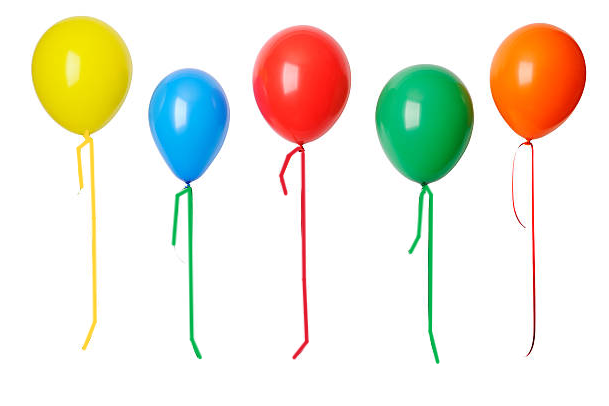
#> input picture 52100674_Lab2/52100674/bong.png, 609 x 406 px
$ python 2_1.py
#> lines starting #> are read from the running program, lines starting #| are printed output that depends on the picture; after the words box and inside, x2 and y2 are one past the last pixel; in counts of white or black regions, pixels touching at a corner belong together
import cv2
import numpy as np
import webcolors

image = cv2.imread('bong.png')
#> image is the input picture: shape (406, 609, 3); mean B, G, R 220.6, 233.4, 236.8


# Python program to explain splitting of channels

# Importing cv2
import cv2

# Reading the image using imread() function
image = cv2.imread('bong.png')

# Displaying the original BGR image
cv2.imshow('Original_Image', image)

# Using cv2.split() to split channels of coloured image
b,g,r = cv2.split(image)

# Displaying Blue channel image
# Blue colour is highlighted the most
cv2.imshow("Model Blue Image", b)

# Displaying Green channel image
# Green colour is highlighted the most
cv2.imshow("Model Green Image", g)

# Displaying Red channel image
# Red colour is highlighted the most
cv2.imshow("Model Red Image", r)

# Waits for user to press any key
cv2.waitKey(0)

gray = cv2.cvtColor(image, cv2.COLOR_BGR2GRAY)
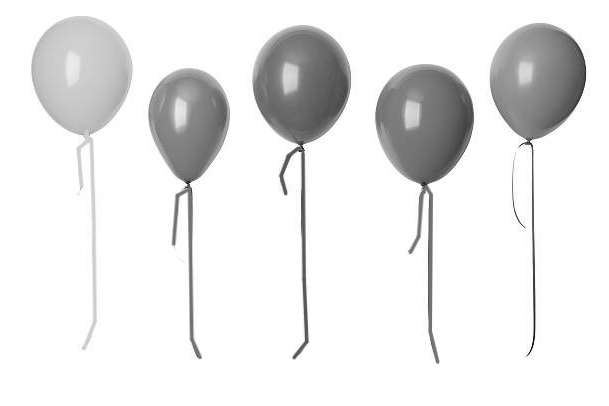
#> gray: shape (406, 609); min 7, max 255, mean 233

_, binary_image = cv2.threshold(gray, 210, 255, cv2.THRESH_BINARY)
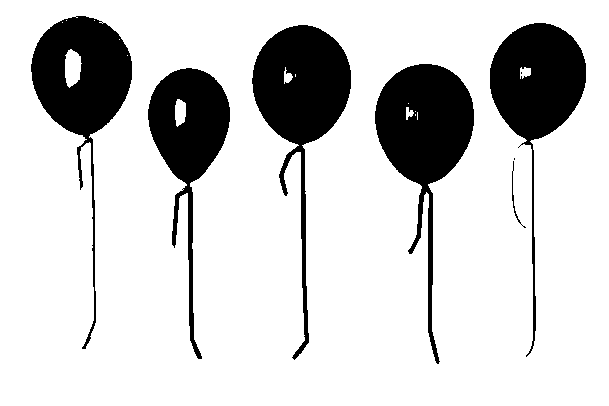
#> binary_image: shape (406, 609); 81.2% white; 8 black regions (2 under 20 px), largest, box (x1, y1, x2, y2) and area: (375, 64, 474, 364) 10202, (252, 25, 351, 360) 10118, (31, 16, 132, 349) 9270, (490, 23, 586, 357) 8976, (148, 68, 230, 359) 7739, (512, 161, 526, 228) 87

mask = cv2.bitwise_not(binary_image)
#> mask: shape (406, 609); 18.8% white; 8 white regions (2 under 20 px)

contours, _ = cv2.findContours(mask, cv2.RETR_EXTERNAL, cv2.CHAIN_APPROX_SIMPLE)
#> contours = 7 contours, 2 with area under 20; largest, box (x1, y1, x2, y2) and area: (375, 64, 474, 364) 9883, (252, 25, 351, 360) 9790, (31, 16, 132, 349) 9357, (490, 23, 586, 357) 8703, (148, 68, 230, 359) 7615
min_contour_area = 100
filtered_contours = []
for contour in contours:
    area = cv2.contourArea(contour)
    print(area)
    if area >= min_contour_area:
        filtered_contours.append(contour)
#> this loop made 7 passes
#> area on passes 3 to 7: 7615, 9883, 9790.5, 8703, 9357
#| 19.0
#| 0.0
#| 7615.0
#| 9883.0
#| 9790.5
#| 8703.0
#| 9357.0
#> after the loop, filtered_contours = 5 contours; box (x1, y1, x2, y2) and area: (375, 64, 474, 364) 9883, (252, 25, 351, 360) 9790, (31, 16, 132, 349) 9357, (490, 23, 586, 357) 8703, (148, 68, 230, 359) 7615
color_name=['blue','green','red','organe','yello']
i=0
img_cut=[]
for contour in filtered_contours:
    x, y, w, h = cv2.boundingRect(contour)
    cv2.rectangle(image, (x, y), (x + w, y + h), (0, 255, 0), 2)
    #Ex4
    img_cut.append(image[y:y+h,x:x+w])
    org= (x,y)
    font = cv2.FONT_HERSHEY_SIMPLEX
    fontScale = 0.5
    color = (255, 0, 0)
    thickness = 1
    # color_name=find_color(image,x,y,x+w,y+h)
    # EX3
    cv2.putText(image, color_name[i], org, font, fontScale, color, thickness, cv2.LINE_AA)
    i=i+1
#> this loop made 5 passes
#> (x, y, w, h) on passes 1 to 5: (148, 68, 82, 291), (375, 64, 99, 300), (252, 25, 99, 335), (490, 23, 96, 334), (31, 16, 101, 333)
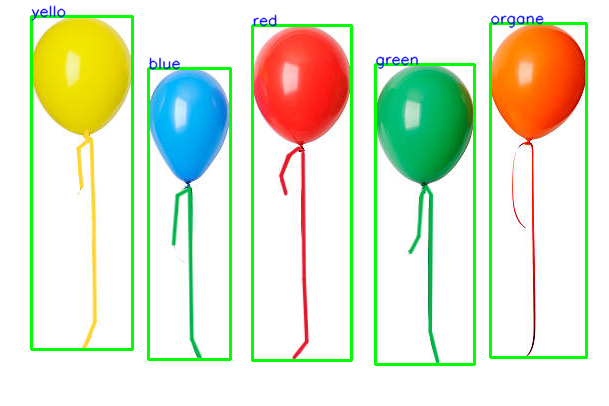
#> image: shape (406, 609, 3); 5.42% of pixels changed, all inside (x1, y1, x2, y2) = (30, 5, 588, 366)
#> after the loop, i = 5; img_cut = 5 items
cv2.imshow('two_blobs_result.jpg',image)
cv2.waitKey(0)
print(len(img_cut))
#| 5
for i in np.arange(0,len(img_cut)-1):
    cv2.imshow('Bong'+str(i),img_cut[i])
    cv2.waitKey(0)
#> this loop made 4 passes
#> pass 1, `cv2.imshow('Bong'+str(i),img_cut[i])`:
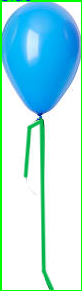
#> window 'Bong0': shape (291, 82, 3); mean B, G, R 231.5, 227.4, 171.2
# Ex5
hsv = cv2.cvtColor(image,cv2.COLOR_BGR2HSV)
#> hsv: shape (406, 609, 3); mean H, S, V 17.8, 55.6, 249.1
lower_yellow = np.array([20,100,100])
upper_yellow = np.array([30,255,255])
mask = cv2.inRange(hsv, lower_yellow, upper_yellow)
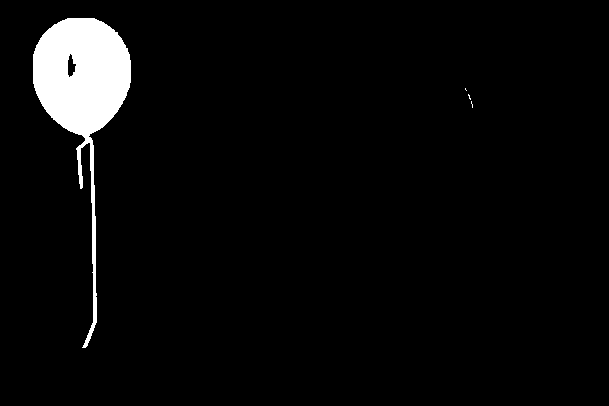
#> mask: shape (406, 609); 4% white; 4 white regions (3 under 20 px), largest, box (x1, y1, x2, y2) and area: (33, 18, 131, 348) 9908
res=cv2.bitwise_and(image,image,mask=mask)
cv2.imshow('res',res)
cv2.waitKey(0)
#Ex6
image[mask > 0] = [28,222,0]
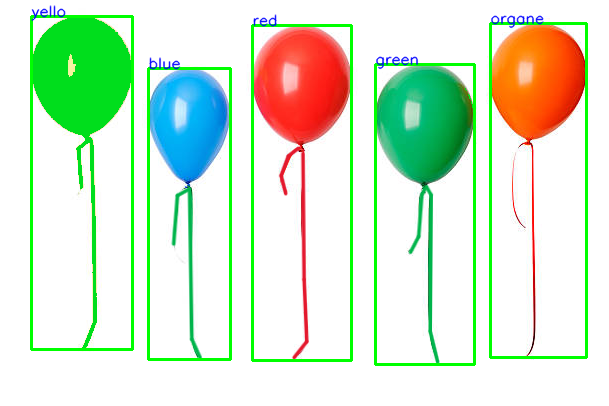
#> image: shape (406, 609, 3); 4.01% of pixels changed, all inside (x1, y1, x2, y2) = (33, 18, 473, 348)
cv2.imshow('img',image)
cv2.waitKey(0)
#Ex7
(rows, cols) = img_cut[0].shape[:2]
#> rows = 291; cols = 82
M = cv2.getRotationMatrix2D((cols, rows), 20, 1)
#> M = [[0.94, 0.342, -94.58], [-0.342, 0.94, 45.6]]
res = cv2.warpAffine(img_cut[0], M, (cols, rows))
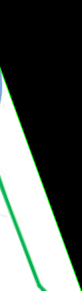
#> res: shape (291, 82, 3); mean of channels 0, 1, 2 92.2, 96.5, 90.6; drawn as B, G, R
cv2.imshow('res',res)
cv2.waitKey(0)
